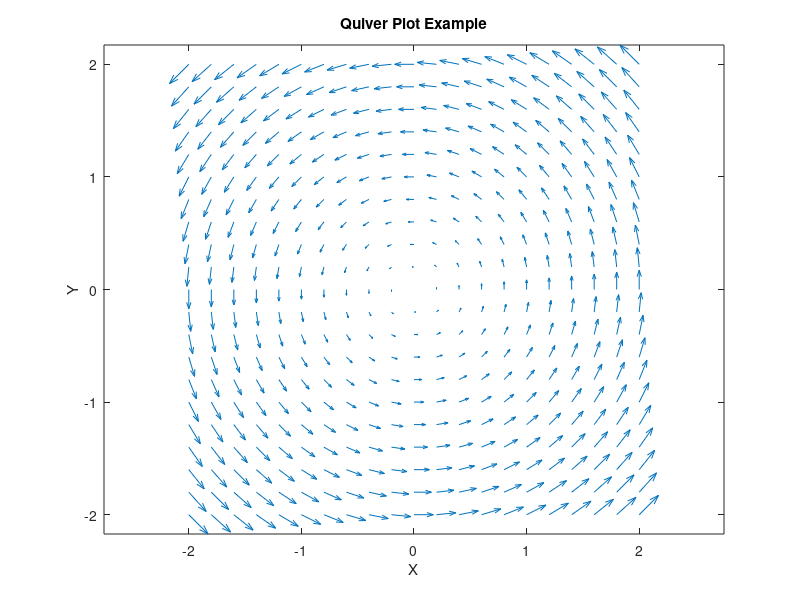

Recreate this plot in MATLAB.
% Define the grid of points
x = -2:0.2:2;
y = -2:0.2:2;

% Create meshgrid for coordinates
[X, Y] = meshgrid(x, y);

% Define the vector field components
U = -Y;  % Negative Y component for U
V = X;   % X component for V

% Create the quiver plot
figure;
quiver(X, Y, U, V);

% Add labels and title
xlabel('X');
ylabel('Y');
title('Quiver Plot Example');

% Adjust axis for better visualization
axis equal;
